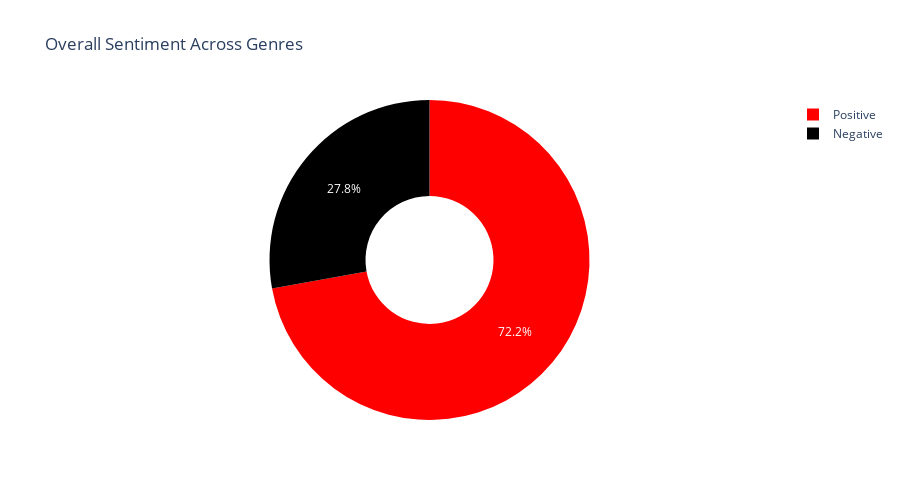

The code cell stored with this chart in its notebook:
### Markdown cell above
# Sentiment Analysis

### Code cell
px.pie(
    df_sentiments, 
    values = 'Count', 
    names= ['Positive', 'Negative'],
    height=500, 
    hole = 0.4, 
    color_discrete_sequence=["red", "black"],  
    title=f'Overall Sentiment Across Genres'
    )

### Figure 1 — Plotly figure (JSON) as saved in the notebook; plotly's stock layout.template omitted (floating-point values rounded to 4 significant figures)
{"data": [{"domain": {"x": [0, 1], "y": [0, 1]}, "hole": 0.4, "hovertemplate": "label=%{label}<br>Count=%{value}<extra></extra>", "labels": ["Positive", "Negative"], "legendgroup": "", "name": "", "showlegend": true, "type": "pie", "values": [57, 22]}], "layout": {"height": 500, "legend": {"tracegroupgap": 0}, "piecolorway": ["red", "black"], "title": {"text": "Overall Sentiment Across Genres"}}}
